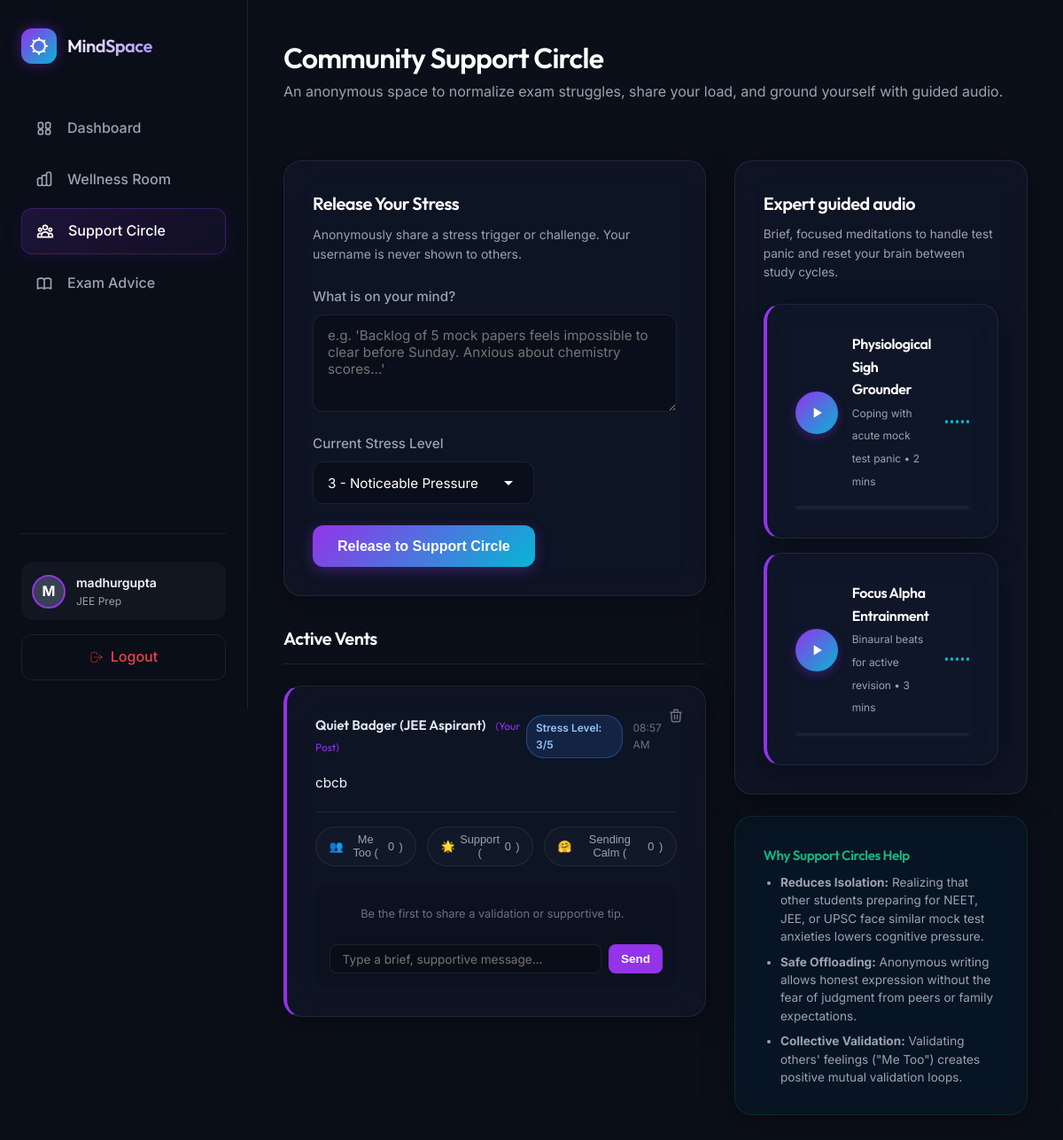
Page /community (signed in) on the committed database.
### models.py (models this page shows, shortened)
class User(db.Model):
    __tablename__ = 'users'
    id = db.Column(db.Integer, primary_key=True)
    username = db.Column(db.String(100), unique=True, nullable=False)
    password_hash = db.Column(db.String(200), nullable=False)
    target_exam = db.Column(db.String(100), nullable=False)  # e.g., JEE, NEET, UPSC, Board Exams
    created_at = db.Column(db.DateTime, default=lambda: datetime.now(timezone.utc))
    mood_logs = db.relationship('MoodLog', backref='user', lazy=True, cascade="all, delete-orphan")

class CommunityPost(db.Model):
    __tablename__ = 'community_posts'
    id = db.Column(db.Integer, primary_key=True)
    user_id = db.Column(db.Integer, db.ForeignKey('users.id', ondelete='CASCADE'), nullable=False)
    alias = db.Column(db.String(100), nullable=False)  # e.g. "Anonymous UPSC Aspirant" or "Tranquil Owl"
    content = db.Column(db.Text, nullable=False)
    stress_level = db.Column(db.Integer, nullable=False, default=3)  # 1 to 5 scale
    created_at = db.Column(db.DateTime, default=lambda: datetime.now(timezone.utc), nullable=False)
    reactions = db.relationship('PostReaction', backref='post', lazy=True, cascade="all, delete-orphan")
    replies = db.relationship('PeerMessage', backref='post', lazy=True, cascade="all, delete-orphan")

### app.py (the view)
@app.route('/community')
@login_required
def community() -> Union[str, Response]:
    user = db.session.get(User, session['user_id'])
    if not user:
        session.clear()
        return redirect(url_for('login'))
    posts = db.session.scalars(
        db.select(CommunityPost)
        .options(selectinload(CommunityPost.reactions), selectinload(CommunityPost.replies))
        .order_by(CommunityPost.created_at.desc())
        .limit(50)
    ).all()
    processed_posts = []
    for post in posts:
        reaction_groups = {'me_too': 0, 'support': 0, 'hug': 0}
        user_reactions = []
        for r in post.reactions:
            reaction_groups[r.reaction_type] = reaction_groups.get(r.reaction_type, 0) + 1
            if r.user_id == user.id:
                user_reactions.append(r.reaction_type)
        processed_posts.append({
            'post': post,
            'reactions': reaction_groups,
            'user_reactions': user_reactions,
            'replies': post.replies
        })
    return render_template('community.html', posts=processed_posts)

### templates/community.html (shortened to what this page needs)
{% extends 'base.html' %}
{% block content %}
<header class="community-header">
    <h2 style="font-size: 2rem;">Community Support Circle</h2>
    <p style="color: var(--text-secondary);">An anonymous space to normalize exam struggles, share your load, and ground yourself with guided audio.</p>
</header>
<div class="community-layout">
    <div style="display: flex; flex-direction: column; gap: 2rem;">
        <div class="glass-card">
            <h3 style="margin-bottom: 0.5rem; font-size: 1.25rem;">Release Your Stress</h3>
            <p style="color: var(--text-secondary); font-size: 0.875rem; margin-bottom: 1.5rem;">Anonymously share a stress trigger or challenge. Your username is never shown to others.</p>
            <form action="{{ url_for('community_post') }}" method="POST">
                <div class="form-group">
                    <label for="vent-content" class="form-label">What is on your mind?</label>
                    <textarea id="vent-content" name="content" class="form-textarea" placeholder="e.g. 'Backlog of 5 mock papers feels impossible to clear before Sunday. Anxious about chemistry scores...'" required></textarea>
                </div>
                <div class="form-group" style="max-width: 250px;">
                    <label for="stress_level" class="form-label">Current Stress Level</label>
                    <select id="stress_level" name="stress_level" class="form-input" required>
                        <option value="3" selected>3 - Noticeable Pressure</option>
                    </select>
                </div>
                <button type="submit" class="btn-submit">Release to Support Circle</button>
            </form>
        </div>
        <div style="display: flex; flex-direction: column; gap: 1.5rem;">
            <h3 style="font-size: 1.25rem; border-bottom: 1px solid var(--border-color); padding-bottom: 0.75rem;">Active Vents</h3>
            {% for item in posts %}
                <div class="glass-card vent-card {% if item.post.user_id == current_student.id %}author-post{% endif %}">
                    <div class="vent-meta">
                        <span class="vent-author">
                            {{ item.post.alias }}
                            {% if item.post.user_id == current_student.id %}
                                <span style="font-size:0.75rem; color:var(--color-primary); margin-left:0.5rem; font-weight:normal;">(Your Post)</span>
                            {% endif %}
                        </span>
                        <div style="display: flex; align-items: center; gap: 0.75rem;">
                            <span class="stress-badge stress-level-{{ item.post.stress_level }}">
                                Stress Level: {{ item.post.stress_level }}/5
                            </span>
                            <span class="vent-time">
                                {{ item.post.created_at.strftime('%I:%M %p') }}
                            </span>
                        </div>
                    </div>
                    <p class="vent-content">{{ item.post.content }}</p>
                    <div class="reaction-bar">
                        <form action="{{ url_for('community_react', post_id=item.post.id) }}" method="POST" class="reaction-form" data-post-id="{{ item.post.id }}">
                            <button type="submit" class="btn-reaction {% if 'me_too' in item.user_reactions %}active{% endif %}" data-type="me_too">
                                <span aria-hidden="true">👥</span> Me Too (<span class="reaction-count">{{ item.reactions.me_too }}</span>)
                            </button>
                        </form>
                        <form action="{{ url_for('community_react', post_id=item.post.id) }}" method="POST" class="reaction-form" data-post-id="{{ item.post.id }}">
                            <button type="submit" class="btn-reaction {% if 'support' in item.user_reactions %}active{% endif %}" data-type="support">
                                <span aria-hidden="true">🌟</span> Support (<span class="reaction-count">{{ item.reactions.support }}</span>)
                            </button>
                        </form>
                        <form action="{{ url_for('community_react', post_id=item.post.id) }}" method="POST" class="reaction-form" data-post-id="{{ item.post.id }}">
                            <button type="submit" class="btn-reaction {% if 'hug' in item.user_reactions %}active{% endif %}" data-type="hug">
                                <span aria-hidden="true">🤗</span> Sending Calm (<span class="reaction-count">{{ item.reactions.hug }}</span>)
                            </button>
                        </form>
                    </div>
                    <div class="replies-section">
                        <div class="replies-list">
                            {% for reply in item.replies %}
                                <div class="reply-item">
                                    <div class="reply-meta">
                                        <span class="reply-author">{{ reply.alias }}</span>
                                        <span>{{ reply.created_at.strftime('%I:%M %p') }}</span>
                                    </div>
                                    <p class="reply-content">{{ reply.content }}</p>
                                </div>
                            {% else %}
                                <div style="text-align: center; font-size: 0.8rem; color: var(--text-muted); padding: 0.5rem 0;">
                                    Be the first to share a validation or supportive tip.
                                </div>
                            {% endfor %}
                        </div>
                        <form action="{{ url_for('community_reply', post_id=item.post.id) }}" method="POST" class="reply-form">
                            <input type="text" name="content" class="reply-input" placeholder="Type a brief, supportive message..." aria-label="Type a supportive reply to this post" required autocomplete="off">
                            <button type="submit" class="btn-reply-submit">Send</button>
                        </form>
                    </div>
                    {% if item.post.user_id == current_student.id %}
                        <form action="{{ url_for('community_delete', post_id=item.post.id) }}" method="POST" class="delete-log-form" data-confirm="Withdraw this stress loop from the community board?">
                            <button type="submit" class="btn-delete-log" title="Withdraw Post" aria-label="Withdraw community post">
                                <svg aria-hidden="true" viewBox="0 0 24 24">
                                    <path stroke-linecap="round" stroke-linejoin="round" d="M19 7l-.867 12.142A2 2 0 0116.138 21H7.862a2 2 0 01-1.995-1.858L5 7m5 4v6m4-6v6m1-10V4a1 1 0 00-1-1h-4a1 1 0 00-1 1v3M4 7h16" />
                                </svg>
                            </button>
                        </form>
                    {% endif %}
                </div>
            {% endfor %}
        </div>
    </div>
    <div style="display: flex; flex-direction: column; gap: 1.5rem;">
        <div class="glass-card">
            <h3 style="margin-bottom: 0.5rem; font-size: 1.25rem;">Expert guided audio</h3>
            <p style="color: var(--text-secondary); font-size: 0.85rem; margin-bottom: 1.5rem;">Brief, focused meditations to handle test panic and reset your brain between study cycles.</p>
            <div style="display:flex; flex-direction:column; gap: 1rem;">
                <div class="glass-card audio-card" data-audio-id="sigh-grounder" data-duration="120">
                    <div class="audio-header">
                        <button class="btn-audio-play" title="Play meditation" aria-label="Play Physiological Sigh Grounder meditation">
                            <svg aria-hidden="true" viewBox="0 0 24 24"><path d="M8 5v14l11-7z"/></svg>
                        </button>
                        <div class="audio-title-block">
                            <h4>Physiological Sigh Grounder</h4>
                            <span>Coping with acute mock test panic • 2 mins</span>
                        </div>
                        <div class="audio-wave" aria-hidden="true">
                            <div class="wave-bar"></div>
                            <div class="wave-bar"></div>
                            <div class="wave-bar"></div>
                            <div class="wave-bar"></div>
                            <div class="wave-bar"></div>
                        </div>
                    </div>
                    <div class="audio-progress-bar">
                    </div>
                </div>
                <div class="glass-card audio-card" data-audio-id="focus-alpha" data-duration="180">
                    <div class="audio-header">
                        <button class="btn-audio-play" title="Play soundscape" aria-label="Play Focus Alpha Entrainment soundscape">
                            <svg aria-hidden="true" viewBox="0 0 24 24"><path d="M8 5v14l11-7z"/></svg>
                        </button>
                        <div class="audio-title-block">
                            <h4>Focus Alpha Entrainment</h4>
                            <span>Binaural beats for active revision • 3 mins</span>
                        </div>
                        <div class="audio-wave" aria-hidden="true">
                            <div class="wave-bar"></div>
                            <div class="wave-bar"></div>
                            <div class="wave-bar"></div>
                            <div class="wave-bar"></div>
                            <div class="wave-bar"></div>
                        </div>
                    </div>
                    <div class="audio-progress-bar">
                    </div>
                </div>
            </div>
        </div>
        <div class="glass-card" style="background: rgba(16, 185, 129, 0.03); border-color: rgba(16, 185, 129, 0.15);">
            <h4 style="margin-bottom: 0.5rem; color: var(--color-happy); font-size: 0.95rem;">Why Support Circles Help</h4>
            <ul style="margin-left: 1.2rem; font-size: 0.85rem; color: var(--text-secondary); display: flex; flex-direction: column; gap: 0.5rem; line-height: 1.5;">
                <li><strong>Reduces Isolation:</strong> Realizing that other students preparing for NEET, JEE, or UPSC face similar mock test anxieties lowers cognitive pressure.</li>
                <li><strong>Safe Offloading:</strong> Anonymous writing allows honest expression without the fear of judgment from peers or family expectations.</li>
                <li><strong>Collective Validation:</strong> Validating others' feelings ("Me Too") creates positive mutual validation loops.</li>
            </ul>
        </div>
    </div>
</div>
{% endblock %}

### templates/base.html (shortened to what this page needs)
<!DOCTYPE html>
<html lang="en">
<head>
    <link rel="stylesheet" href="{{ url_for('static', filename='css/style.css') }}">
</head>
<body>
    <div class="app-container">
        {% if current_student %}
        <aside class="sidebar">
            <div class="brand-section">
                <div class="brand-icon">
                    <svg aria-hidden="true" viewBox="0 0 24 24">
                        <path stroke-linecap="round" stroke-linejoin="round" d="M12 3v1m0 16v1m9-9h-1M4 12H3m15.364-6.364l-.707.707M6.343 17.657l-.707.707m0-12.728l.707.707m11.314 11.314l.707.707M12 5a7 7 0 100 14 7 7 0 000-14z" />
                    </svg>
                </div>
                <h1 class="brand-name">MindSpace</h1>
            </div>
            <nav>
                <ul class="nav-links">
                    <li class="nav-item {% if request.path == '/' %}active{% endif %}">
                        <a href="{{ url_for('dashboard') }}">
                            Dashboard
                        </a>
                    </li>
                    <li class="nav-item {% if request.path == '/tools' %}active{% endif %}">
                        <a href="{{ url_for('tools') }}">
                            <svg aria-hidden="true" viewBox="0 0 24 24">
                                <path stroke-linecap="round" stroke-linejoin="round" d="M9 19v-6a2 2 0 00-2-2H5a2 2 0 00-2 2v6a2 2 0 002 2h2a2 2 0 002-2zm0 0V9a2 2 0 012-2h2a2 2 0 012 2v10m-6 0a2 2 0 002 2h2a2 2 0 002-2m0 0V5a2 2 0 012-2h2a2 2 0 012 2v14a2 2 0 01-2 2h-2a2 2 0 01-2-2z" />
                            </svg>
                            Wellness Room
                        </a>
                    </li>
                    <li class="nav-item {% if request.path == '/community' %}active{% endif %}">
                        <a href="{{ url_for('community') }}">
                            Support Circle
                        </a>
                    </li>
                    <li class="nav-item {% if request.path == '/resources' %}active{% endif %}">
                        <a href="{{ url_for('resources') }}">
                            Exam Advice
                        </a>
                    </li>
                </ul>
            </nav>
            <div class="sidebar-footer">
                <div class="student-card">
                    <div class="student-avatar">
                        {{ current_student.username[0].upper() }}
                    </div>
                    <div class="student-info">
                        <div class="student-name">{{ current_student.username }}</div>
                        <div class="student-exam">{{ current_student.target_exam }} Prep</div>
                    </div>
                </div>
                <a href="{{ url_for('logout') }}" class="logout-btn">
                    <svg aria-hidden="true" viewBox="0 0 24 24" style="width: 16px; height: 16px; stroke: currentColor;">
                        <path stroke-linecap="round" stroke-linejoin="round" d="M17 16l4-4m0 0l-4-4m4 4H7m6 4v1a3 3 0 01-3 3H6a3 3 0 01-3-3V7a3 3 0 013-3h4a3 3 0 013 3v1" />
                    </svg>
                    Logout
                </a>
            </div>
        </aside>
        {% endif %}
        <main class="main-content" style="{% if not current_student %}margin-left: 0; padding: 0;{% endif %}">
            {% block content %}{% endblock %}
        </main>
    </div>
</body>
</html>

### rows in the picture
User: username "M", username "madhurgupta", target_exam "JEE"
CommunityPost: post.alias "Quiet Badger (JEE Aspirant)", post.stress_level "3", post.created_at "08:57 AM", post.content "cbcb"

### other values in the picture
{{ item.reactions.me_too }} "0"
{{ item.reactions.support }} "0"
{{ item.reactions.hug }} "0"
